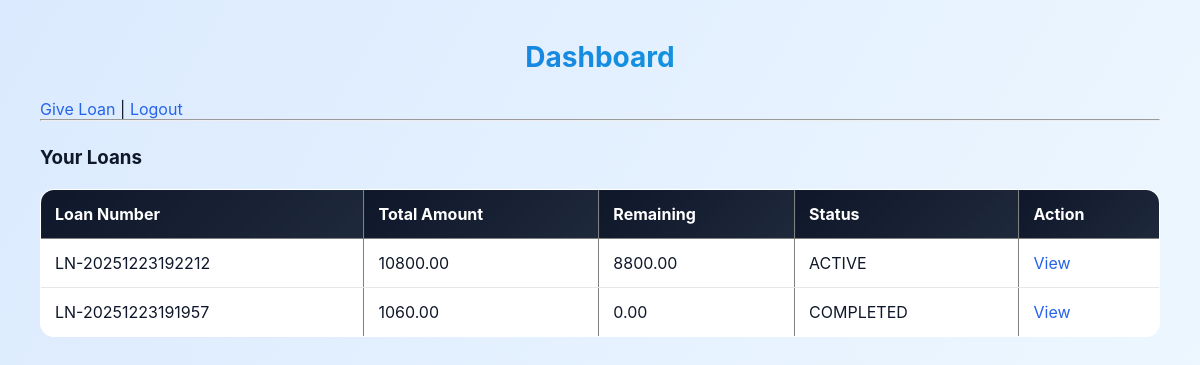
The app's page /dashboard/ (signed in) with its own data.
### loanapp/models.py (models this page shows, shortened)
class Loan(models.Model):
    loan_number = models.CharField(max_length=50, unique=True)
    lender = models.ForeignKey(
        AppUser,
        on_delete=models.CASCADE,
        related_name='loans_given'
    )
    borrower = models.ForeignKey(
        AppUser,
        on_delete=models.CASCADE,
        related_name='loans_taken'
    )
    principal_amount = models.DecimalField(max_digits=12, decimal_places=2)
    monthly_interest_rate = models.DecimalField(max_digits=5, decimal_places=2)
    loan_months = models.PositiveIntegerField()
    total_interest = models.DecimalField(max_digits=12, decimal_places=2)
    total_amount = models.DecimalField(max_digits=12, decimal_places=2)
    monthly_amount = models.DecimalField(max_digits=12, decimal_places=2)
    remaining_amount = models.DecimalField(max_digits=12, decimal_places=2)
    status = models.CharField(
        max_length=20,
        choices=[('ACTIVE', 'ACTIVE'), ('COMPLETED', 'COMPLETED')],
        default='ACTIVE'
    )
    loan_created_datetime = models.DateTimeField(auto_now_add=True)

### loanapp/views.py (the view)
    def wrapper(request, *args, **kwargs):
        if not request.session.get('user_id'):
            return redirect('login')
        return view_func(request, *args, **kwargs)

### loanapp/views.py (called while the page is built)
def get_logged_in_user(request):
    user_id = request.session.get('user_id')
    if not user_id:
        return None
    return AppUser.objects.filter(user_id=user_id).first()

def login_required_custom(view_func):
    def wrapper(request, *args, **kwargs):
        if not request.session.get('user_id'):
            return redirect('login')
        return view_func(request, *args, **kwargs)
    return wrapper

@login_required_custom
def dashboard(request):
    user = get_logged_in_user(request)
    loans = Loan.objects.filter(
        Q(lender=user) | Q(borrower=user)
    ).order_by('-loan_created_datetime')
    return render(request, 'dashboard.html', {'loans': loans})

### loanapp/templates/dashboard.html (shortened to what this page needs)
{% load static %}
<link rel="stylesheet" href="{% static 'css/style.css' %}">
<!DOCTYPE html>
<html>
<head>
</head>
<body>
<h2>Dashboard</h2>
<a href="{% url 'give_loan' %}">Give Loan</a> |
<a href="{% url 'logout' %}">Logout</a>
<hr>
<h3>Your Loans</h3>
<table border="1" cellpadding="5">
    <tr>
        <th>Loan Number</th>
        <th>Total Amount</th>
        <th>Remaining</th>
        <th>Status</th>
        <th>Action</th>
    </tr>
    {% for loan in loans %}
    <tr>
        <td>{{ loan.loan_number }}</td>
        <td>{{ loan.total_amount }}</td>
        <td>{{ loan.remaining_amount }}</td>
        <td>{{ loan.status }}</td>
        <td>
    <a href="{% url 'view_loan' loan.loan_number %}">View</a>
</td>
    </tr>
    {% empty %}
    <tr><td colspan="5">No loans</td></tr>
    {% endfor %}
</table>
</body>
</html>

### loanapp/static/css/style.css (style rules this page uses)
:root { --primary: #2563eb; --secondary: #06b6d4; --success: #22c55e; --danger: #ef4444; --dark: #0f172a; --light: #f8fafc; --glass: rgba(255, 255, 255, 0.85); }
* { margin: 0; padding: 0; box-sizing: border-box; font-family: "Inter", "Segoe UI", sans-serif; }
body { background: linear-gradient(120deg, #dbeafe, #f0f9ff); min-height: 100vh; padding: 40px; color: var(--dark); }
h2 { text-align: center; font-size: 28px; margin-bottom: 25px; background: linear-gradient(to right, var(--primary), var(--secondary)); -webkit-background-clip: text; -webkit-text-fill-color: transparent; }
h3 { margin: 25px 0 15px; color: var(--dark); }
a { color: var(--primary); text-decoration: none; transition: 0.3s; }
table { width: 100%; border-collapse: collapse; margin-top: 20px; border-radius: 14px; overflow: hidden; background: white; }
th { background: linear-gradient(135deg, var(--dark), #1e293b); color: white; padding: 14px; text-align: left; }
td { padding: 14px; border-bottom: 1px solid #e5e7eb; }
tr { transition: all 0.25s ease; }

### records on screen
Loan: loan_number "LN-20251223192212", total_amount "10800.00", remaining_amount "8800.00", status "ACTIVE"
Loan: loan_number "LN-20251223191957", total_amount "1060.00", remaining_amount "0.00", status "COMPLETED"
